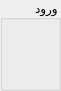
   <widget class="QGroupBox" name="groupBox_login">
    <property name="geometry">
     <rect>
      <x>1270</x>
      <y>20</y>
      <width>61</width>
      <height>91</height>
     </rect>
    </property>
    <property name="layoutDirection">
     <enum>Qt::RightToLeft</enum>
    </property>
    <property name="styleSheet">
     <string notr="true"/>
    </property>
    <property name="title">
     <string>ورود</string>
    </property>
    <widget class="QLineEdit" name="txt_username">
     <property name="geometry">
      <rect>
       <x>90</x>
       <y>110</y>
       <width>141</width>
       <height>27</height>
      </rect>
     </property>
     <property name="styleSheet">
      <string notr="true"/>
     </property>
     <property name="frame">
      <bool>false</bool>
     </property>
    </widget>
    <widget class="QLabel" name="lbl_login">
     <property name="geometry">
      <rect>
       <x>230</x>
       <y>100</y>
       <width>81</width>
       <height>31</height>
      </rect>
     </property>
     <property name="text">
      <string>نام کاربری :</string>
     </property>
    </widget>
    <widget class="QLineEdit" name="txt_password">
     <property name="geometry">
      <rect>
       <x>90</x>
       <y>150</y>
       <width>141</width>
       <height>27</height>
      </rect>
     </property>
     <property name="styleSheet">
      <string notr="true"/>
     </property>
     <property name="frame">
      <bool>false</bool>
     </property>
     <property name="echoMode">
      <enum>QLineEdit::Password</enum>
     </property>
    </widget>
    <widget class="QLabel" name="lbl_password">
     <property name="geometry">
      <rect>
       <x>240</x>
       <y>140</y>
       <width>71</width>
       <height>41</height>
      </rect>
     </property>
     <property name="text">
      <string>کلمه عبور :</string>
     </property>
    </widget>
    <widget class="QPushButton" name="btn_login">
     <property name="geometry">
      <rect>
       <x>150</x>
       <y>200</y>
       <width>88</width>
       <height>27</height>
      </rect>
     </property>
     <property name="styleSheet">
      <string notr="true"/>
     </property>
     <property name="text">
      <string>ورود</string>
     </property>
    </widget>
   </widget>
